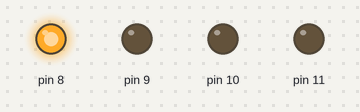
Simulated run of this sketch. Board: Arduino Uno, built with avr-gcc and run on an emulated ATmega328P. Shown: output pins drawn as LEDs (lit = HIGH). What the sketch prints to the serial monitor is not drawn.

Above: at 0.1 s.
Timing chart, 0 to 1.6 s (numbered marks = the images above):
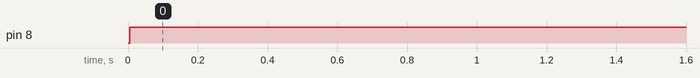

The sketch:

Example-12.ino
```cpp
void setup() {

  Serial.begin(9600);

}

void loop() {

  char* ddrb = (char*)0x24; //Points to DDRB register
  char* portb = (char*)0x25;//Points to PORB register
  *ddrb = 0b00001111;//Set the 4 pins as output

  char DriveSteps[] = {1,2,4,8};//Activation pattern of wave drive
  char position = 0;

  unsigned long now  = millis();
  unsigned long last;//Stores last time the motor moved

  if(now - last >= 5)//If the motor has not moved for 5 ms
  {
    *portb = DriveSteps[position];
    position++;

    if(position >= 4)
    {
      position = 0;
    }
    last = now;
    Serial.println((unsigned char)*portb,BIN);//Serial printing is just for trouble shooting
   }

  /*if(now-last>=2)//If the motor has not moved for 2 ms
  {
    *portb  = DriveSteps[position];
    position--;

    if(position < 0)
    {
      position =  3;
    }
    last = now;
    Serial.println((unsigned char)*portb,BIN);//Serial printing is just for trouble shooting
  }*/
}
```

Measured:
- by itself, pin 8: LOW → HIGH at 0.01 s
